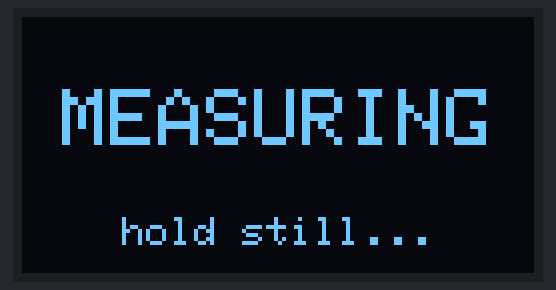
A program run on a simulated ESP32-C6. Shown: 128×64 one-colour display. What the program prints to the serial monitor is not drawn.

Above: at 0.6 s.
At 2.7 s:
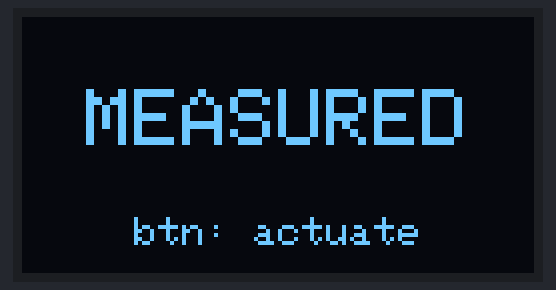
At 4.7 s:
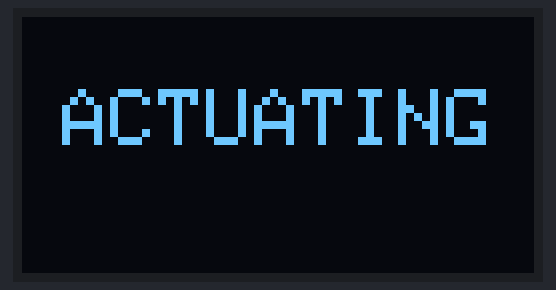
At 6.7 s:
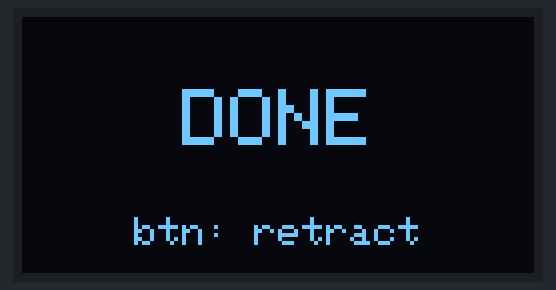
At 8.7 s:
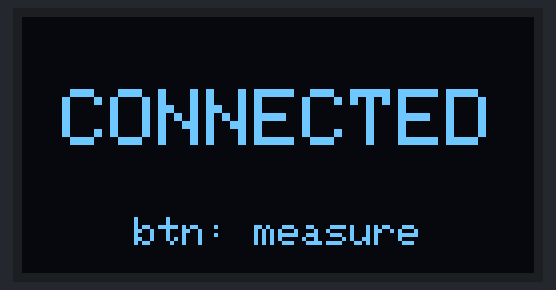
At 12.8 s:
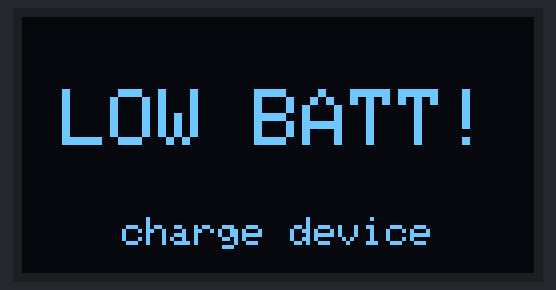

The program:

main.cpp
```cpp
/**
 * OLED screen test — EPD 3D G6
 *
 * Display: 128×64 SSD1306 (I2C)
 *   SCL → GPIO6
 *   SDA → GPIO7
 *   VCC → 3.3V
 *   GND → GND
 *
 * Shows "MEASURING" centred on screen, then cycles through
 * the other operational status strings so you can verify
 * font size and alignment before integrating into main firmware.
 */

#include <Arduino.h>
#include <Wire.h>
#include <Adafruit_GFX.h>
#include <Adafruit_SSD1306.h>

static constexpr uint8_t PIN_SCL   = 6;
static constexpr uint8_t PIN_SDA   = 7;
static constexpr uint8_t OLED_ADDR = 0x3C;
static constexpr int     OLED_W    = 128;
static constexpr int     OLED_H    = 64;

static Adafruit_SSD1306 oled(OLED_W, OLED_H, &Wire, -1);

/** Draw a single centred string in large text, small subtitle below. */
static void showStatus(const char* title, const char* sub = "") {
    oled.clearDisplay();

    // ── Large centred title (textSize 2 = 12px tall, 6px per char wide * 2 = 12) ─
    oled.setTextSize(2);
    oled.setTextColor(SSD1306_WHITE);
    int16_t x1, y1; uint16_t tw, th;
    oled.getTextBounds(title, 0, 0, &x1, &y1, &tw, &th);
    int16_t cx = (OLED_W - (int16_t)tw) / 2;
    oled.setCursor(cx < 0 ? 0 : cx, 18);
    oled.print(title);

    // ── Small subtitle ───────────────────────────────────────────────────────────
    if (sub[0] != '\0') {
        oled.setTextSize(1);
        oled.getTextBounds(sub, 0, 0, &x1, &y1, &tw, &th);
        cx = (OLED_W - (int16_t)tw) / 2;
        oled.setCursor(cx < 0 ? 0 : cx, 50);
        oled.print(sub);
    }

    oled.display();
}

void setup() {
    Serial.begin(115200);
    delay(300);

    Wire.begin(PIN_SDA, PIN_SCL);

    if (!oled.begin(SSD1306_SWITCHCAPVCC, OLED_ADDR)) {
        Serial.println("ERROR: OLED not found — check wiring and I2C address");
        while (true) { delay(1000); }
    }

    Serial.println("OLED OK — starting display test");
    oled.clearDisplay();
    oled.display();
    delay(200);
}

void loop() {
    // Cycle through all status strings so the full screen can be verified
    const char* msgs[][2] = {
        { "MEASURING",  "hold still..."  },
        { "MEASURED",   "btn: actuate"   },
        { "ACTUATING",  ""               },
        { "DONE",       "btn: retract"   },
        { "CONNECTED",  "btn: measure"   },
        { "DISCONNECTD","attach cable"   },  // truncated to fit 2× font
        { "LOW BATT!",  "charge device"  },
    };

    for (auto& m : msgs) {
        Serial.printf("Showing: %s\n", m[0]);
        showStatus(m[0], m[1]);
        delay(2000);
    }
}
```

Measured:
- by itself, everything shown: repeats every 14.2 s, in 7 steps
- what the display in image 0 shows lasts 2.0 s, from 0.6 s to 2.6 s
